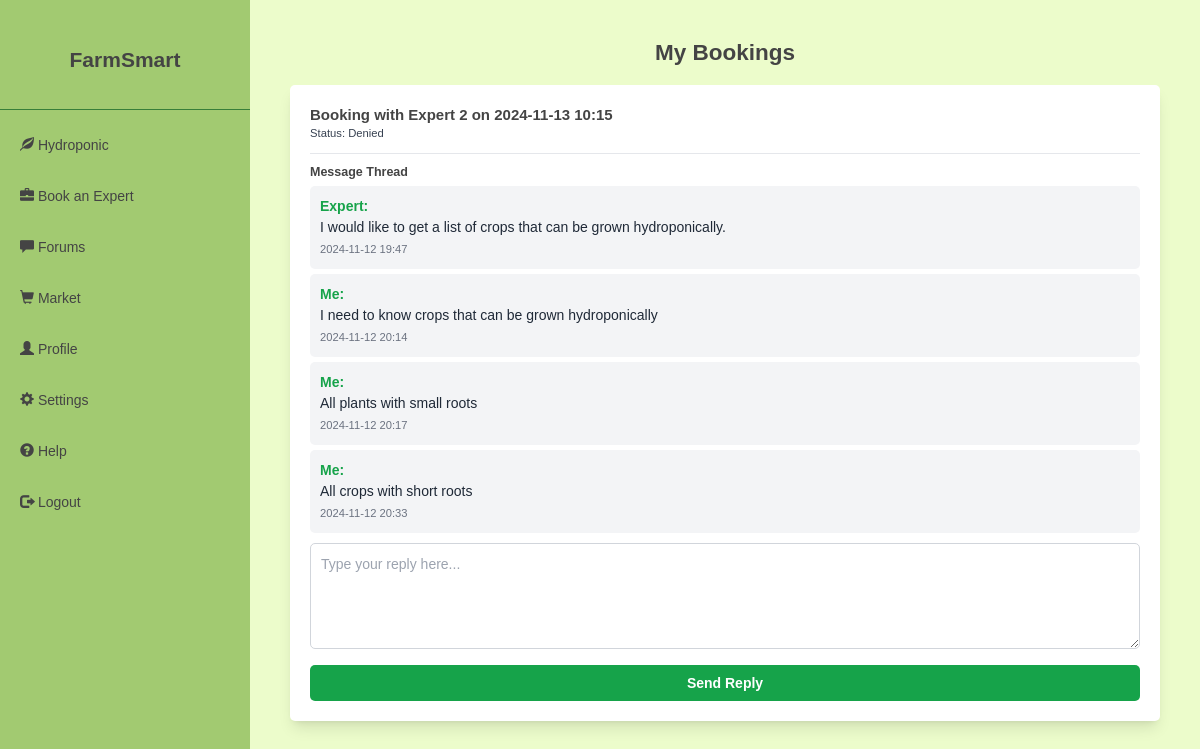
Screenshot of /my_bookings (signed in) with the database file from the repository.
### app.py (models this page shows, shortened)
class Booking(db.Model):
    __tablename__ = 'bookings'
    id = db.Column(db.Integer, primary_key=True)
    session_datetime = db.Column(db.DateTime, nullable=False)
    user_id = db.Column(db.Integer, db.ForeignKey('user.id'), nullable=False)
    expert_id = db.Column(db.Integer, db.ForeignKey('experts.id'), nullable=False)
    status = db.Column(db.String(50), default='Pending')  # Added for managing status
    user = db.relationship('User', backref='user_bookings')  # Unique backref for User
    expert = db.relationship("Expert", back_populates="bookings", overlaps="expert_ref")

class Message(db.Model):
    id = db.Column(db.Integer, primary_key=True)
    content = db.Column(db.Text, nullable=False)
    timestamp = db.Column(db.DateTime, default=datetime.utcnow)
    booking_id = db.Column(db.Integer, db.ForeignKey('bookings.id'))
    sender_id = db.Column(db.Integer, db.ForeignKey('user.id'))
    is_read = db.Column(db.Boolean, default=False)
    booking = db.relationship('Booking', backref=db.backref('messages', lazy=True))
    sender = db.relationship('User', backref='sent_messages', foreign_keys=[sender_id])

### app.py (the view)
@app.route('/my_bookings')
@login_required
def my_bookings():
    bookings = Booking.query.filter_by(user_id=current_user.id).all()
    return render_template('my_bookings.html', bookings=bookings)

### app.py (called while the page is built)
@login_manager.user_loader
def load_user(user_id):
    return User.query.get(int(user_id))

### templates/my_bookings.html (shortened to what this page needs)
{% extends 'base.html' %}
{% block content %}
<div class="container mx-auto px-8 py-8">
    <h1 class="text-4xl font-semibold mb-8 text-center">My Bookings</h1>
    {% for booking in bookings %}
    <div class="bg-white shadow-lg rounded-lg mb-8 p-6 lg:p-8">
        <div class="border-b border-gray-200 pb-4 mb-4">
            <h5 class="text-2xl font-semibold">Booking with Expert {{ booking.expert_id }} on {{ booking.session_datetime.strftime('%Y-%m-%d %H:%M') }}</h5>
            <p class="text-lg text-gray-700">Status: <span class="font-medium">{{ booking.status }}</span></p>
        </div>
        <div class="mb-4">
            <h6 class="text-xl font-semibold mb-2">Message Thread</h6>
            {% for message in booking.messages %}
                <div class="p-4 mb-2 bg-gray-100 rounded-lg">
                    <strong class="text-green-600">{{ 'Me' if message.sender_id == current_user.id else 'Expert' }}:</strong>
                    <p class="text-gray-800">{{ message.content }}</p>
                    <small class="text-gray-500">{{ message.timestamp.strftime('%Y-%m-%d %H:%M') }}</small>
                </div>
            {% endfor %}
        </div>
        <form action="{{ url_for('reply_message', booking_id=booking.id) }}" method="POST">
            <textarea name="reply_content" class="w-full p-4 border border-gray-300 rounded-lg mb-4" rows="4" placeholder="Type your reply here..."></textarea>
            <button type="submit" class="w-full py-3 bg-green-600 text-white font-semibold rounded-lg hover:bg-green-700 transition">Send Reply</button>
        </form>
    </div>
    {% endfor %}
</div>
{% endblock %}

### static/css/dashboard.css (style rules this page uses)
:root { --bg-color: #ecfccb; --secondary-bg-color: #a2ca71; --sidebar-header-height: 100px; --sidebar-footer-height: 230px; --text-color: #444444; --secondary-text-color: #444444; --border-color: #387f39; --accent-color: #a2ca71; --accent-hover-color: #8dba5e; --success-background: #edf7ee; --warning-background: #ffd27f; --error-background: #ff6b6b; --input-border-color: #dddddd; --input-focus-color: var(--accent-color); --contrast-color: #ffffff; --graph-grid-color: #eeeeee; }
* { margin: 0; padding: 0; box-sizing: border-box; }
body { font-family: Arial, sans-serif; background-color: var(--bg-color); color: var(--text-color); }

### rows the page displays
Booking: expert_id "2", session_datetime "2024-11-13 10:15", status "Denied"
Message: sender_id "Expert", content "I would like to get a list of crops that can be grown hydroponically.", timestamp "2024-11-12 19:47"
Message: sender_id "Me", content "I need to know crops that can be grown hydroponically", timestamp "2024-11-12 20:14"
Message: sender_id "Me", content "All plants with small roots", timestamp "2024-11-12 20:17"
Message: sender_id "Me", content "All crops with short roots", timestamp "2024-11-12 20:33"
